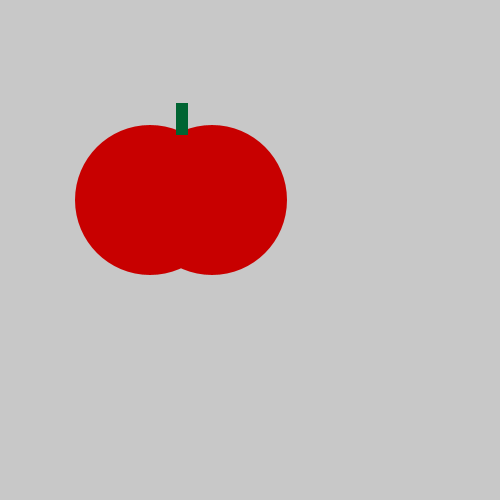
Frame 1 (no input)
Frame 60 (the mouse pressed at the canvas centre just before this capture): identical to frame 1, image omitted
Frame 120 (the mouse held since frame 60 and released just before this capture): identical to frame 1, image omitted

The Processing sketch that drew this single still picture (run headless with seeded random() and noise(); from frame 60 on, the mouse is pressed at the canvas centre):

// Processing sketch: tastytomato
// ── tastytomato.pde
void setup() {
    size(500, 500);
}
void draw() {
    background(200, 200, 200);
    noStroke();
    fill(200,0,0);
    ellipse(150, 200, 150, 150);
    ellipse(212, 200, 150, 150);
    fill(0,100,50);
    rect(176, 103, 12, 32);
    if (keyPressed){
    fill(200,200,200);
    ellipse(75,200,50,50);
    }    
}
